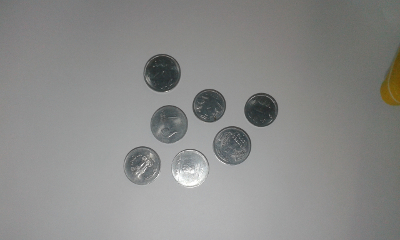
#> input picture images/coin.jpg, 400 x 240 px, given in place of the camera
$ python live_expermnt.py   (Python 2 division)
#> lines starting #> are read from the running program, lines starting #| are printed output that depends on the picture; after the words box and inside, x2 and y2 are one past the last pixel; in counts of white or black regions, pixels touching at a corner belong together
import numpy as np
import cv2

#subject = str(self.get('subject_nr'))
cap = cv2.VideoCapture(0)
# [7 lines of commented-out code are left out]

while(cap.isOpened()):
    ret, frame = cap.read()
#> frame is the input picture: shape (240, 400, 3); mean B, G, R 136.8, 138.4, 138.2
    if ret==True:

        #out.write(frame)
        gray = cv2.cvtColor(frame,cv2.COLOR_BGR2GRAY)
        blur = cv2.GaussianBlur(gray,(13,13),0)
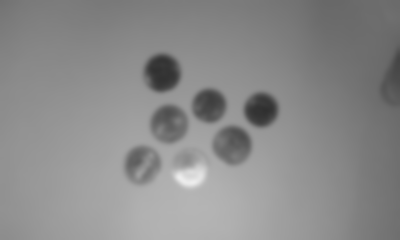
#> blur: shape (240, 400); min 47, max 237, mean 138.2
        canny = cv2.Canny(blur,20,130)
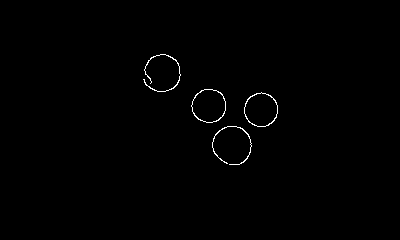
#> canny: shape (240, 400); 0.54% white in thin lines or dots, all inside (x1, y1, x2, y2) = (143, 54, 278, 165)
        (cnts, _) = cv2.findContours(canny.copy(), cv2.RETR_EXTERNAL, cv2.CHAIN_APPROX_SIMPLE)
#> cnts = 4 contours; box (x1, y1, x2, y2) and area: (191, 89, 226, 123) 890, (244, 92, 278, 127) 879, (212, 126, 252, 165) 32, (143, 54, 181, 92) 30
        print "I count %d coins in this image" % (len(cnts))
#| I count 4 coins in this image


        cv2.imshow('frame',canny)
        if cv2.waitKey(33) == ord('a'):
#> (key Esc is pressed here)
            break
    else:
        break

#Release everything if job is finished
cap.release()
out.release()
cv2.destroyAllWindows()

$ run again, on images/beach.png
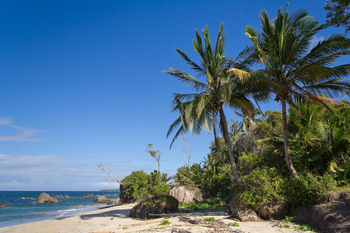
#> input picture images/beach.png, 350 x 233 px, given in place of the camera
#> frame is the input picture: shape (233, 350, 3); mean B, G, R 136, 110.4, 78.6
#> `blur = cv2.GaussianBlur(gray,(13,13),0)`:
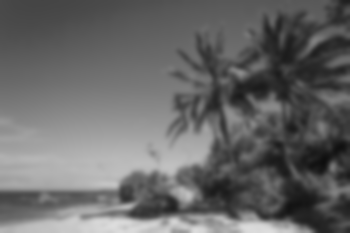
#> blur: shape (233, 350); min 13, max 221, mean 103.8
#> `canny = cv2.Canny(blur,20,130)`:
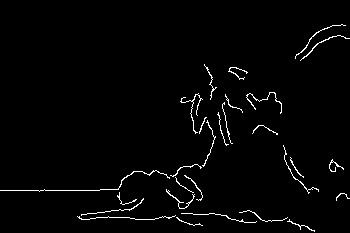
#> canny: shape (233, 350); 2.1% white in thin lines or dots, all inside (x1, y1, x2, y2) = (0, 24, 350, 232)
#> cnts = 28 contours, 25 with area under 20; largest, box (x1, y1, x2, y2) and area: (166, 189, 195, 209) 22, (300, 35, 350, 61) 21, (246, 92, 282, 114) 20
#| I count 28 coins in this image

$ run again, on images/wave.png
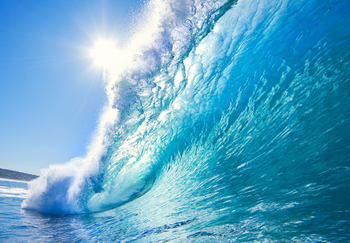
#> input picture images/wave.png, 350 x 243 px, given in place of the camera
#> frame is the input picture: shape (243, 350, 3); mean B, G, R 199.1, 166.5, 93.5
#> `blur = cv2.GaussianBlur(gray,(13,13),0)`:
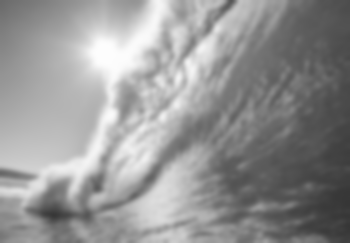
#> blur: shape (243, 350); min 54, max 253, mean 148.4
#> `canny = cv2.Canny(blur,20,130)`:
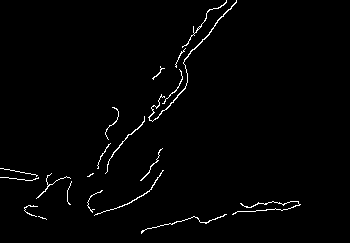
#> canny: shape (243, 350); 1.5% white in thin lines or dots, all inside (x1, y1, x2, y2) = (0, 0, 301, 234)
#> cnts = 20 contours, 15 with area under 20; largest, box (x1, y1, x2, y2) and area: (148, 0, 237, 122) 84, (105, 116, 145, 174) 28, (94, 170, 164, 216) 27, (182, 0, 227, 48) 24, (232, 201, 301, 215) 20
#| I count 20 coins in this image
